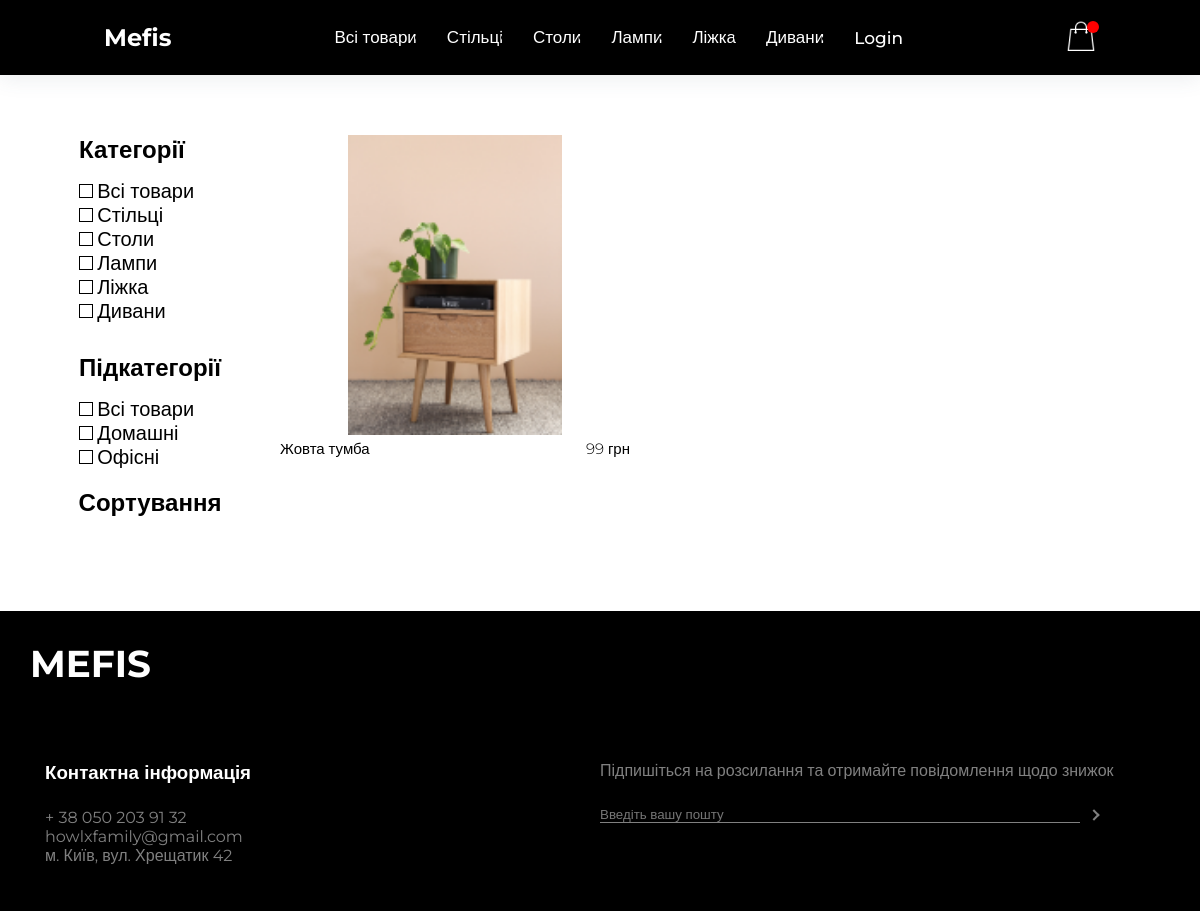
Screenshot of /catalog?category=5 with the database file from the repository.
### main/models.py (models this page shows, shortened)
class Categories(models.Model):
    id = models.IntegerField(primary_key=True)
    name = models.CharField(max_length=100)

class Subcategories(models.Model):
    id = models.IntegerField(primary_key=True)
    name = models.CharField(max_length=50)

class Product(models.Model):
    id = models.IntegerField(primary_key=True)
    name = models.CharField(max_length=255)
    description = models.TextField(blank=True)
    fabrics = models.ForeignKey(Fabric, on_delete=models.DO_NOTHING, null=True)
    photo = models.ImageField(upload_to='main/static/main/img')
    price = models.DecimalField(default=0, max_digits=10, decimal_places=0)
    is_available = models.BooleanField(default=True)
    category = models.ForeignKey(Categories, on_delete=models.CASCADE, null=True)
    subcategory = models.ForeignKey(Subcategories, on_delete=models.CASCADE, null=True)

### main/views.py (the view)
# urls.py: path('catalog', views.catalog, name='catalog'),
def catalog(request):
    products = Product.objects.all()
    if request.method == "GET":
        request_category = request.GET.get("category")
        request_subcategory = request.GET.get("subcategory")
        print('request_subcategory  ', request_subcategory)
        print(request.GET)
        if request_category != '1':
            if request.GET.get("category"):
                products = Product.objects.filter(category=request_category)
        if request_subcategory != '1':
            if request.GET.get("subcategory"):
                products = Product.objects.filter(subcategory=request_subcategory)
    categories = Categories.objects.all()
    subcategories = Subcategories.objects.all()
    return render(request, 'main/catalog.html',
                  {'products': products, 'categories': categories, 'subcategories': subcategories})

### main/templates/main/catalog.html (shortened to what this page needs)
{% extends 'main/layout.html' %}
{% block content %}
    {% include "main/includes/header.html" %}
    <div class="catalog">
        <div class="categories">
            <div class="catalog-responsive-options">
                <ul class="menu-catalog">
                    <li>
                        <h3 class="categories">Категорії</h3>
                        {% for category in categories %}
                            <form>
                                <input id="html{{ category.id }}" type="checkbox"
                                       onclick="window.location.href='?category={{ category.id }}'">
                                <label for="html{{ category.id }}">{{ category.name }}</label>
                            </form>
                        {% endfor %}
                        <h3 class="sub-category">Підкатегорії</h3>
                        {% for subcategory in subcategories %}
                            <form>
                                <input id="html{{ subcategory.id }}" type="checkbox"
                                       onclick="window.location.href='?subcategory={{ subcategory.id }}'">
                                <label for="html{{ subcategory.id }}">{{ subcategory.name }}</label>
                            </form>
                        {% endfor %}</li>
                </ul>
            </div>
            <div class="sorting-menu">
                <ul class="sorting-catalog">
                    <li>
                        <h3 class="categories">Сортування</h3>
                    </li>
                </ul>
            </div>
        </div>
        <div class="shop-grid">
            {% for product in products %}
                <a href="{% url 'product_page' product_real_id=product.id %}">
                    <div class="product-wrapper">
                        <div class="product-photo">
                            <img class="product-photo-placed" src="{{ product.photo.url }}">
                        </div>
                        <div class="product-text">
                            <div class="product-text-name">
                                <h1>{{ product.name }}</h1>
                            </div>
                            <div class="product-text-price">
                                <h1>{{ product.price }} грн</h1>
                            </div>
                        </div>
                    </div>
                </a>
            {% endfor %}
        </div>
    </div>
    {% include "main/includes/footer.html" %}
{% endblock %}

### main/templates/main/includes/header.html (shortened to what this page needs)
<link rel="stylesheet" href="../../static/main/css/header.css">
<div class="header-container">
    <header class="header">
        <nav>
            <div class="logo">
                <a href="{% url 'home' %}">Mefis</a>
            </div>
            <div class="main-menu">
                <ul class="menu">
                    {% for category in categories %}
                        <li><a href="/catalog?category={{ category.id }}">{{ category.name }}</a></li>
                    {% endfor %}
                    {% if user.is_authenticated %}
                        <li><a href="/logout/">Logout</a></li>
                    {% else %}
                        <li><a href="/login/">Login</a></li>
                    {% endif %}
                </ul>
            </div>
            <div class="options-container">
                <a href="../cart">
                    <img src="../../../static/main/img/icons8-shopping-bag-50%201.png">
                </a>
                <span class="quantity"></span>
            </div>
        </nav>
    </header>
</div>

### main/static/main/css/index.css (style rules this page uses)
* { margin: 0; padding: 0; box-sizing: border-box; font-family: 'Montserrat', sans-serif; }

### main/static/main/css/catalog.css (style rules this page uses)
.catalog { display: grid; height: auto; grid-template-columns: 220px auto; grid-template-rows: auto auto; padding-top: 60px; padding-left: 40px; grid-column-gap: 20px; padding-bottom: 60px; }
.catalog h3 { color: black; font-weight: 600; font-size: 24px; margin-bottom: 15px; }
.menu-catalog { display: flex; justify-content: center; align-items: center; list-style-type: none; }
.categories { height: fit-content; width: 100%; grid-area: 1/1/2/2; }
.sub-category { margin-top: 30px; }
.shop-grid { height: 100%; width: 100%; grid-area: 1/2/3/3; display: grid; grid-template-columns: repeat(auto-fit, minmax(250px, 350px)); grid-column-gap: 30px; grid-row-gap: 30px; }
.shop-grid a { text-decoration: none; }
.catalog input { appearance: none; height: 14px; width: 14px; border: 1px solid black; cursor: pointer; }
.catalog label { cursor: pointer; font-size: 20px; }
.sorting-catalog { display: flex; justify-content: center; align-items: center; list-style-type: none; }
.catalog input:after { background-color: black; padding: 1px; display: none; }
.product-wrapper { display: grid; grid-template-rows: repeat(2, auto); }
.product-photo { max-width: 100%; height: auto; }
.product-photo img { object-fit: contain; object-position: center; max-height: 100%; max-width: 100%; }
.product-photo-placed { width: 100%; height: 300px; }
.product-text { width: 100%; float: bottom; display: grid; vertical-align: top; grid-template-columns: repeat(2, auto); }
.product-text h1 { font-size: 15px; font-weight: 300; color: black; }
.product-text .product-text-price { text-align: right; }

### main/static/main/css/header.css (style rules this page uses)
.header { top: 0; width: 100%; box-shadow: 0 4px 20px hsla(207, 24%, 35%, 0.1); z-index: 2; background-color: black; text-decoration: none; list-style: none; }
nav { display: flex; justify-content: space-around; align-items: center; padding: 20px 30px; }
.logo a { font-size: 24px; font-weight: bold; color: white; text-decoration: none; list-style: none; margin: 0 auto; }
.menu { display: flex; justify-content: center; align-items: center; }
.menu a { display: block; padding: 7px 15px; font-size: 17px; font-weight: 500; transition: 0.2s all ease-in-out; color: white; text-decoration: none; list-style: none; }
.options-container { position: relative; text-align: right; }
.options-container img { width: 30px; }
header .options-container span { background-color: red; border-radius: 50%; display: flex; justify-content: center; align-items: center; color: white; position: absolute; top: 0px; left: 70%; padding: 6px 6px; }

### rows the page displays
Categories: name "Всі товари"
Categories: name "Стільці"
Categories: name "Столи"
Categories: name "Лампи"
Categories: name "Ліжка"
Categories: name "Дивани"
Subcategories: name "Всі товари"
Subcategories: name "Домашні"
Subcategories: name "Офісні"
Product: photo (picture), name "Жовта тумба", price "99"
